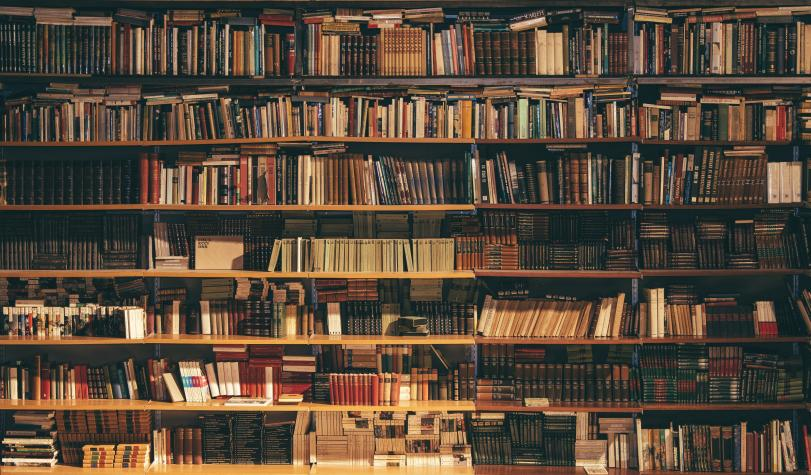
#> input picture LibraryManagementSystem-main/Library Management - DPS South/images/bg.jpg, 811 x 475 px; its folder holds only this picture in this run
$ python -i project.py   (imports and definitions only)   (older library calls are emulated)
#> lines starting #> are read from the running program, lines starting #| are printed output that depends on the picture
from tkinter import *
from tkinter import ttk,messagebox
import mysql.connector as n
from PIL import ImageTk,Image
import time
from datetime import datetime,date


#primary windows
#1.first page
def firstpg():
    global a

    a=Tk()
    a.title('library') #setting title
    a.geometry('1000x667') #setting size of window
    a.config(cursor="pirate")

    #setting background image
    my_pic=Image.open('images/bg.jpg')
#> my_pic is the input picture: PIL image 811x475 RGB; mean R, G, B 90.2, 74, 58.3
    resized=my_pic.resize((1000,667),Image.ANTIALIAS)
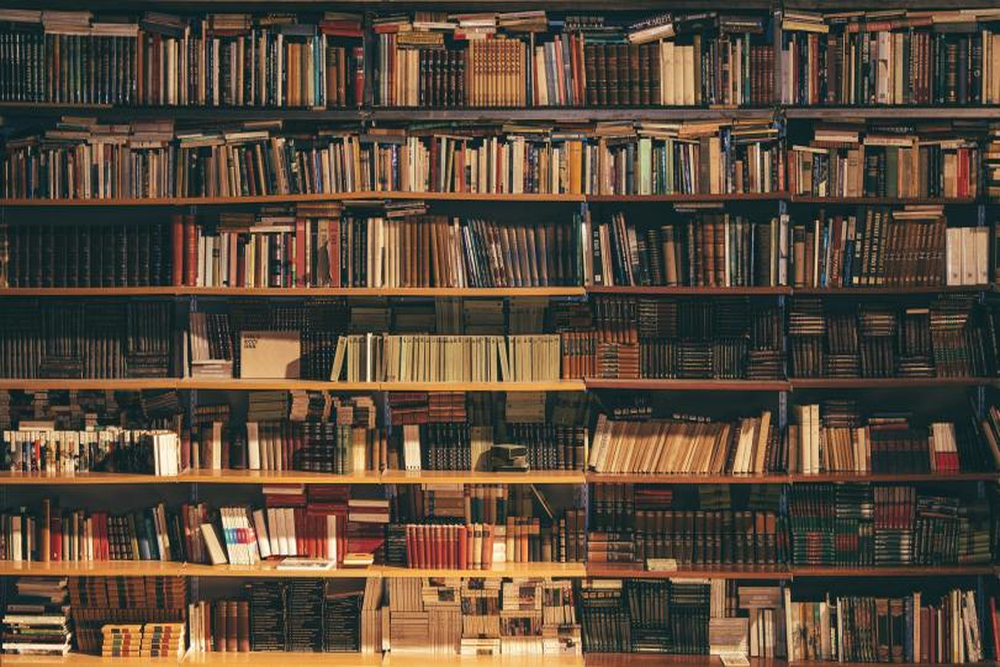
#> resized: PIL image 1000x667 RGB; mean R, G, B 90.2, 74, 58.3
    new=ImageTk.PhotoImage(resized)
    label=Label(a,image=new)
    label.pack()

    #creating and placing frames
    hf = Frame(a,bg="#FFBB00",bd=5)
    hf.place(relx=0.15,rely=0.1,relwidth=0.7,relheight=0.18)
    b = Frame(a,bg="#FFBB00",bd=5)
    b.place(relx=0.15,rely=0.5,relwidth=0.25,relheight=0.15)
    c = Frame(a,bg="#FFBB00",bd=5)
    c.place(relx=0.6,rely=0.5,relwidth=0.25,relheight=0.15)
    d = Frame(a,bg="#FFBB00",bd=5)
    d.place(relx=0.38,rely=0.75,relwidth=0.25,relheight=0.15)

    #creating and placing heading label
    headingLabel = Label(hf, text="Welcome to DPS South Library", bg='black', fg='white', font=('elephant',25,'bold'))
    headingLabel.place(relx=0,rely=0,relwidth=1,relheight=1)

    #creating buttons
    button_sign=Button(b,text='Sign In',bg='black',fg='white',font=('elephant',20),command=lambda:[hf.destroy(),b.destroy(),c.destroy(),d.destroy(),signin()])
    button_log=Button(c,text='Log In',bg='black',fg='white',font=('elephant',20),command=lambda:[hf.destroy(),b.destroy(),c.destroy(),d.destroy(),login()])
    button_exitt=Button(d,text='Exit',bg='black',fg='white',font=('elephant',20),command=quit)

    #placing buttons on screen
    button_sign.place(relx=0,rely=0,relwidth=1,relheight=1)
    button_log.place(relx=0,rely=0,relwidth=1,relheight=1)
    button_exitt.place(relx=0,rely=0,relwidth=1,relheight=1)
    a.mainloop()

#2.log in window
'''function login() is the window the user encounters when he/she has to log into
the library management system'''
# [41 lines left out: function login, not called in this run]

'''function for the login page;
to show the password'''
# [105 lines left out: function show_passwd, not called in this run]


#loading window
'''creating the loading bar
for the login window'''
# [16 lines left out: function loading_progress, not called in this run]

#step up
'''function that gets the data from login() function
and helps in using the progress bar'''
# [19 lines left out: function step_add, not called in this run]

#submit_log_in
'''function to check for the correct password and username
and have a counter of 3 incorrect attempts to kill the program'''
# [14 lines left out: function submit_log_in, not called in this run]


#3.Sign in  Window
'''function signin() is used to for the user to
enter a new password and username'''
# [46 lines left out: function signin, not called in this run]

'''function to get the information from the entry widgets from sign in window
and to check if the password and confirmed password is same'''
# [105 lines left out: functions submit_sign_in, mainpg, not called in this run]

'''function to let the user enter the new members to the system'''
# [61 lines left out: function add_member, not called in this run]

'''function to get the entries of the new member from the user'''
# [32 lines left out: function addmember_submit, not called in this run]


'''function that allows the user to delete members'''
# [39 lines left out: function delete_member, not called in this run]

'''function to delete the member IDs'''
# [47 lines left out: function deletemember_submit, not called in this run]


'''function that allows us to see a list of books'''
# [187 lines left out: functions disp_book, search, moreinfo_books, not called in this run]

'''function that allows us to see a list of members'''
# [147 lines left out: functions disp_member, moreinfo_members, not called in this run]


'''function that allows us to see a list of issued books'''
# [142 lines left out: functions disp_member_books, add, add_submit, delete, not called in this run]

'''function to delete books'''
# [161 lines left out: functions delete_submit, update, update_submit, issue, not called in this run]

'''function to enter the issued books data into the table issued_books'''
# [92 lines left out: functions issue_submit, returnn, return_submit, not called in this run]

def quitt():
    return

#errors and confirmations
'''messagebox shows the password entered is less than
6 characters'''
def error_passwd_short():
    error_passwd_small=messagebox.askretrycancel('ERROR!!!','Username or Password must be 6 characters minimum!!')

'''messagebox that shows the error if the passwords dont match'''
# [8 lines left out: function not_correct_passwd, not called in this run]

'''confirmation messagebox to show that the username and password have been added'''
# [10 lines left out: function username_added_confirmation, not called in this run]

'''messagebox to show the confirmation of correct username
and password'''
def error_unmatched_passwordorusername():
    error_incorrect_username_or_password=messagebox.askretrycancel('ERROR!!','Username or Password is \nincorrect!!')

# [88 lines left out: functions confirm_book_added, error_nobookid, confirm_deletebook, confirm_memberadded, error_nomemberid, confirm_deletedmember and 5 more, not called in this run]

def no_book_member_exist():
    error=messagebox.askretrycancel('Error!!!','The following Book ID or Member ID does not exist')

def info_window_open():
    info=messagebox.info('Attention!!!','The window is already opened and more than one cannot be open')


# [44 lines left out: function confirm_book_delete, not called in this run]


#main
''' Commands to create the mysql tables:
1.Creating the table books:
    create table books(
    book_id varchar(6),
    book_name varchar(50),
    book_author varchar(50),
    no_of_books int,
    primary key(book_id)
    );

2.Creating the Members table:
    create table members(
    member_id varchar(15),
    member_name varchar(30),
    class varchar(5),
    section varchar(5),
    primary key(member_id)
    )

3.Creating the Issued books table:
    create table issued_books(
    book_id varchar(15),
    member_id varchar(15),
    time_issued date,
    foreign key(book_id) REFERENCES books(book_id),
    foreign key(member_id) REFERENCES members(member_id))'''


incorrect_passwd_count=0
we=True
truth_password_login=False
truth_password_signin_1=2
truth_password_signin_2=4

#database connector
# [1 line that did not run here, left out]

#to get a list of all the books
# [1 line that did not run here, left out]
q_books='select book_id from books'
# [1 line not run here, left out]
# [1 line that did not run here, left out]
lst_bookid=[]

# [3 lines not run here, left out]

#to get a list of all the members
# [1 line that did not run here, left out]
q_members='select member_id from members'
# [1 line not run here, left out]
# [1 line that did not run here, left out]
lst_memberid=[]

# [3 lines not run here, left out]

# [1 line that did not run here, left out]
q_issued_book='select * from issued_books'
# [1 line not run here, left out]
# [1 line that did not run here, left out]
lst_issued_book=[]


# [6 lines not run here, left out]
list_username_passwd=[]
# [7 lines not run here, left out]
#mainpg()


>>> result = firstpg()
